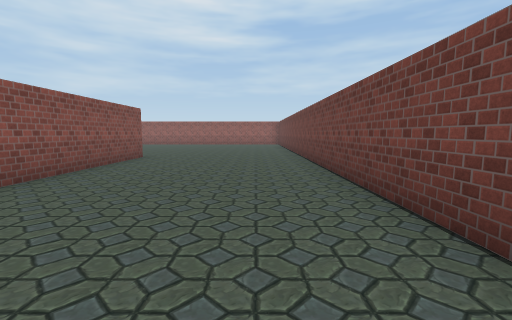
View 1 (above)

12 first-person views from a walk through a 3-D level made in the Unity game engine. The camera is 1.5 m above the floor, tilts 6° down and sees 90° across. The floor is counted in squares, 2 m on a side. Each view is taken from the middle of a square. On the plan, view 1 faces up. The plan holds only what a view shows up to about 9 squares ahead; the rest is blank. The place goes on beyond the plan. The player is left out. Some surface patterns are stand-ins.

View 2
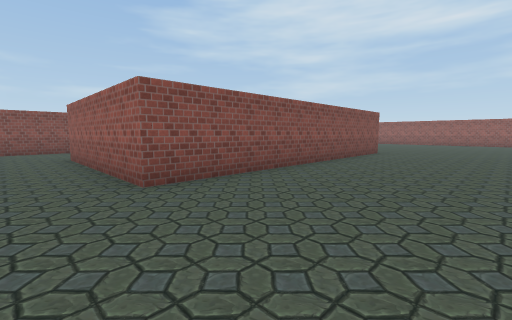

View 3
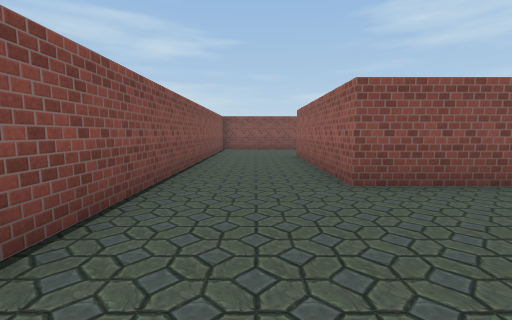

View 4
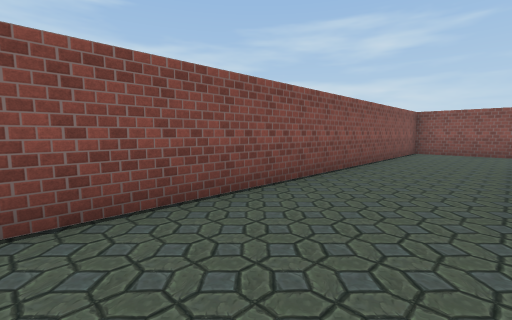

View 5
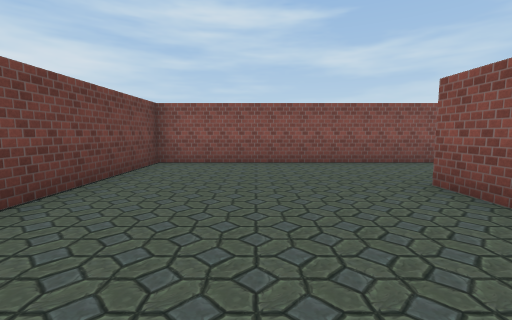

View 6
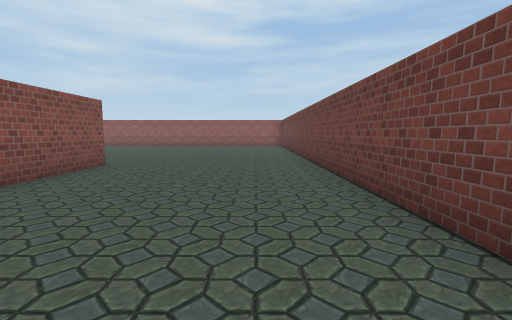

View 7
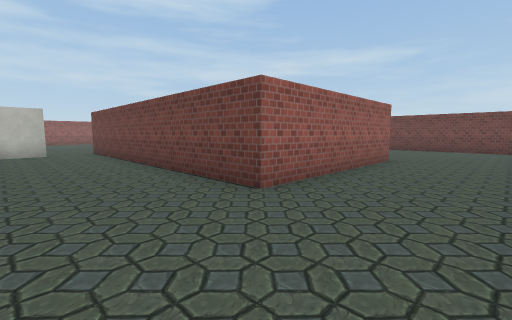

View 8
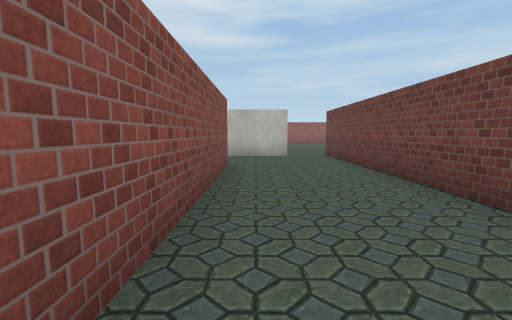

View 9
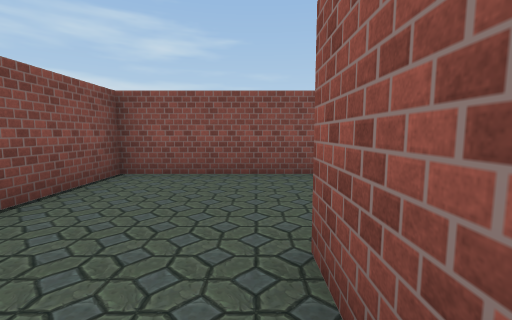

View 10
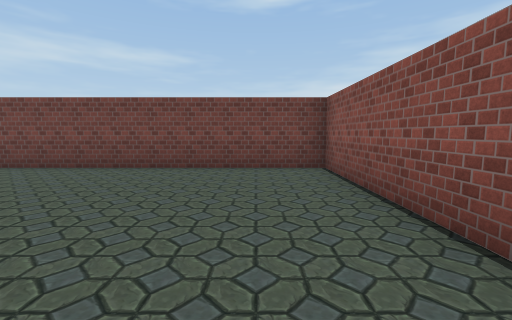

View 11
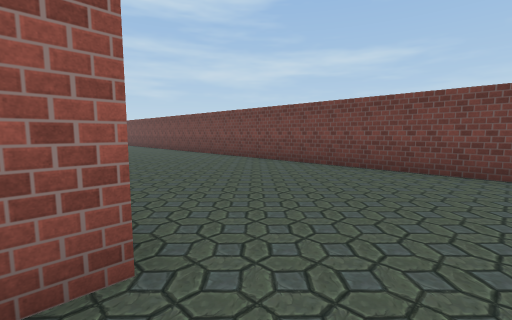

View 12
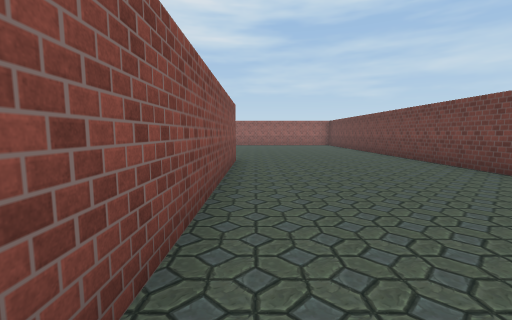

### Floor plan
Points are (right, up) in squares from view 1. A wall is a line through its corners. A room is listed if a view was taken in it or the views show most of it. See-through windows are left out.
Room 1 (views 1, 2, 3, 4, 5, 6, 7, 9, 10, 11, 12)
walls: (-3.5, 8) (-3.5, -0.6) (-8.5, -0.6); (-11.6, -1.5) (-11.6, -3.5) (1.5, -3.5) (1.5, 8.5)
ways out: opening at (-10.5, -1.5) to room 2; gap at (-4, 8)
Room 2 (view 8)
walls: (-8.5, -0.6) (-8.5, 8); (-11.6, 4.9) (-11.6, -1.5); (-9.9, 7.3) (-12, 7.3)
ways out: opening at (-10.5, -1.5) to room 1

Positions as (right, up) in squares from view 1, and headings:
1: (0, 0), facing up
2: (0, -2), facing up-left
3: (0, -2), facing left
4: (-1, -1), facing down-left
5: (-1, 3), facing down
6: (0, 2), facing up
7: (-11, -3), facing up-right
8: (-11, -1), facing up
9: (-7, -1), facing left
10: (-4, -2), facing right
11: (-4, -2), facing up-right
12: (-3, 1), facing up
